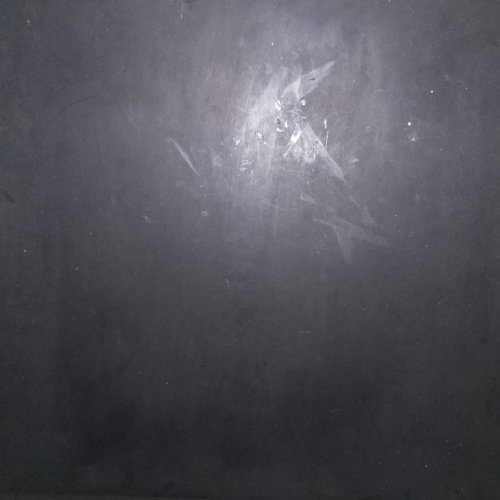
#> input picture python/segmentacion/foto_fondo.jpg, 500 x 500 px, found by its file name
$ python segmentacion.py   (older library calls are emulated)
#> lines starting #> are read from the running program, lines starting #| are printed output that depends on the picture; after the words box and inside, x2 and y2 are one past the last pixel; in counts of white or black regions, pixels touching at a corner belong together
import os
import numpy as np
from skimage import io
from skimage.color import rgb2grey
from skimage.color import rgb2hsv
from PIL import Image, ImageOps

# se cargan las imagenes
fondo=io.imread("foto_fondo.jpg")
#> fondo is the input picture: shape (500, 500, 3); mean R, G, B 82.5, 81.6, 88.7
img=io.imread("foto_1.jpg")
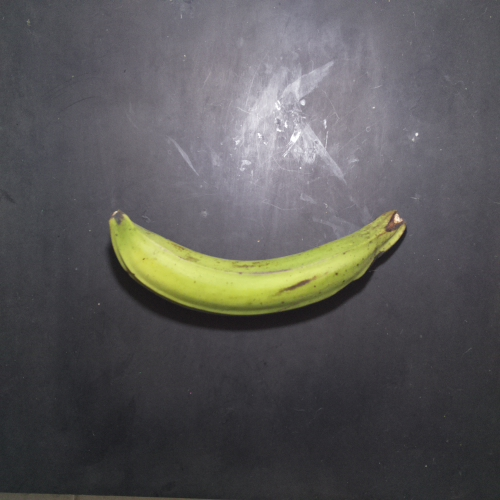
#> input picture python/segmentacion/foto_1.jpg, 500 x 500 px, found by its file name
#> img is the input picture: shape (500, 500, 3); mean R, G, B 89.2, 88, 88.5

#se convierte al modelo hsv
# img = rgb2hsv(img)
# fondo = rgb2hsv(fondo)

#se convierte a esccala de grises
img = rgb2grey(img)
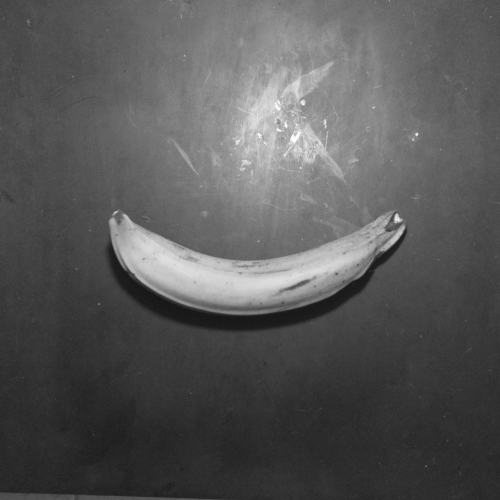
#> img: shape (500, 500) float64; min 0.0865, max 1, mean 0.346
fondo = rgb2grey(fondo)
#> fondo: shape (500, 500) float64

#se obtiene el tamaño de las imagenes
n = fondo.shape
#> n = (500, 500)
print(n)
#| (500, 500)
n=img.shape
print(n)
#| (500, 500)
imgc=np.zeros(n)
# imgc=np.zeros((126,250))

# i=0
# j=0
#se recorre la imagen y se segmenta de acuerdo al umbral deseado
for x in range(n[0]):
	# j=0
	for y in range(n[1]):
		if img[x][y]- fondo[x][y] <= 0.15:
		# if img[x][y][0]- fondo[x][y][0] >= 0.023:
			imgc[x][y] = 0
		else:
			imgc[x][y] = 1
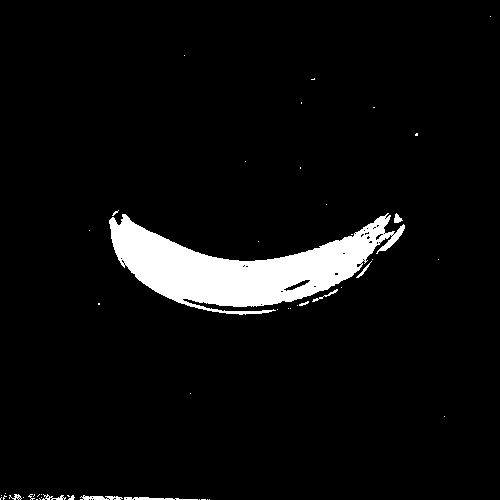
#> imgc: shape (500, 500) float64; values 0 (black) and 1 (white), 5.5% white; 50 white regions (40 under 20 px), largest, box (x1, y1, x2, y2) and area: (109, 213, 405, 315) 13076, (124, 497, 198, 500) 144, (80, 495, 123, 500) 138

	# 	j=j+1
	# i=i+1


#se muestra la imagen segmentada
io.imshow(imgc)
io.show()
